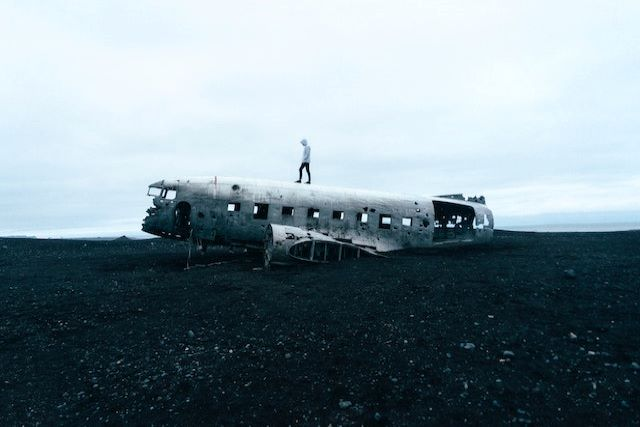
#> input picture Homework1/photo1.jpg, 640 x 427 px
$ jupyter execute Homework1.ipynb
#> lines starting #> are read from the running program, lines starting #| are printed output that depends on the picture; after the words box and inside, x2 and y2 are one past the last pixel; in counts of white or black regions, pixels touching at a corner belong together
[cell 1]
import cv2
import numpy as np

drawing = False
mode = True
ix,iy = -1,-1

img1 = cv2.imread('photo1.jpg')
#> img1 is the input picture: shape (427, 640, 3); mean B, G, R 147.2, 139, 122.1
img2 = cv2.imread('photo2.jpg')
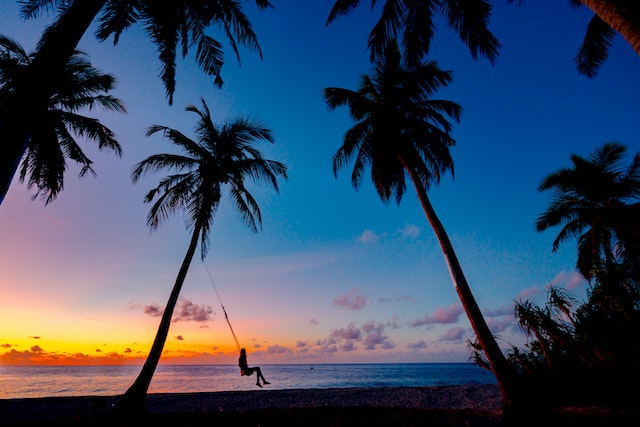
#> input picture Homework1/photo2.jpg, 640 x 427 px
#> img2 is the input picture: shape (427, 640, 3); mean B, G, R 101, 75.1, 56


def nothing(a):
    pass

def draw_circle(event,x,y,flags,param):
    global ix,iy,drawing,mode
    if event == cv2.EVENT_LBUTTONDOWN:
        drawing = False
        ix,iy = x,y


img = np.zeros((512,512,3), np.uint8)
cv2.namedWindow('image')
cv2.setMouseCallback('image', draw_circle)
font = cv2.FONT_HERSHEY_SIMPLEX
cv2.createTrackbar("value", "image", 0, 255, nothing)


while(1):
    value = cv2.getTrackbarPos("value", "image")
    dst = cv2.addWeighted(img2, value/100, img2, 1 - value/100, 0)
    for x in range(150):
        for y in range(200):
            img2.itemset((150+x,220+y,1), 10)
            img2.itemset((150+x,220+y,2), value)
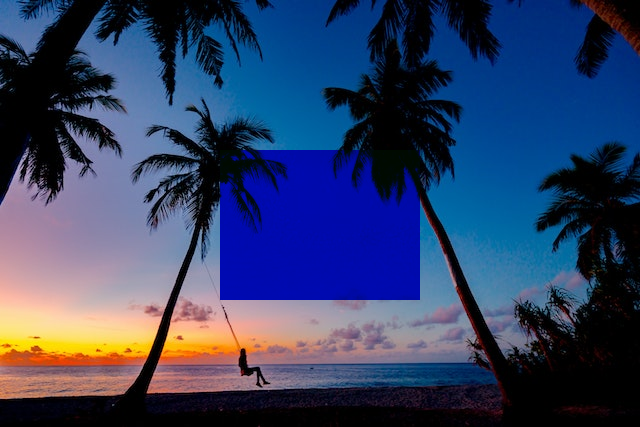
#> img2: shape (427, 640, 3); 10.97% of pixels changed, all inside (x1, y1, x2, y2) = (220, 150, 420, 300)
    img2.item(10, 10, 2)
    dsp = img2.copy()
    cv2.putText(dst, "Mouse position ("+str(ix)+", "+str(iy)+")", (10, 40), font, 1, (0, 0, 0), 2, cv2.LINE_AA)
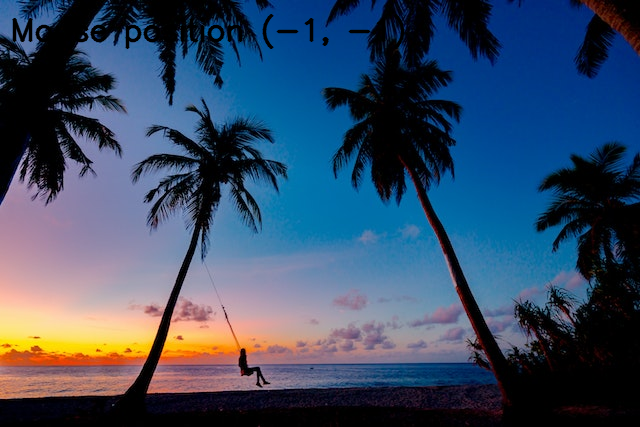
#> dst: shape (427, 640, 3); 1.19% of pixels changed, all inside (x1, y1, x2, y2) = (12, 14, 405, 50)
    cv2.imshow('image', dst)
    k = cv2.waitKey(1) & 0xFF
#> (key Esc is pressed here)
    if k == ord('m'):
        mode = not mode
    elif k == 27:
        break
cv2.destroyAllWindows()
